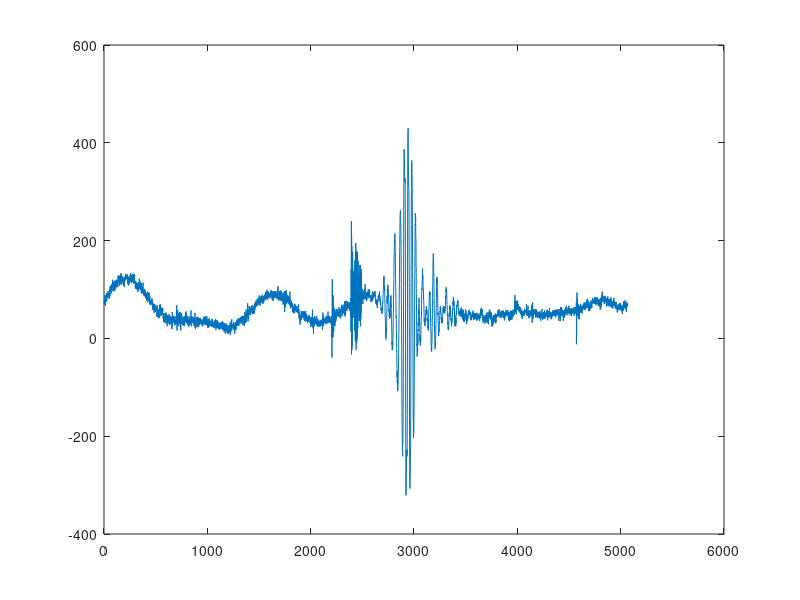
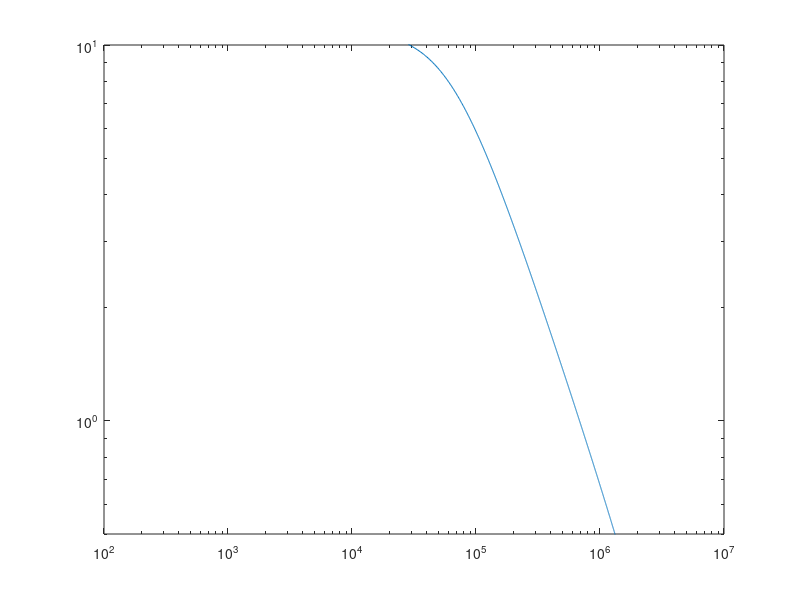

Source code (MATLAB) for these figures, in order:
clear all;
close all;

y=load('raw.txt');

s=y(64,:);

figure(1)
plot(s);

R=220;
C=1.45*10^(-9);
ra=10;
rb=1;

K=1+ra/rb;
f0=1/(2*pi*R*C);
Q=R*C/((1-K)*R*C+2*R*C);

f=linspace(0,10000000,16384);

H=K*1./(-f.*f/f0/f0+i*f/f0/Q+1);


figure(2)
loglog(f,abs(H));
ylim([0.5 10]);